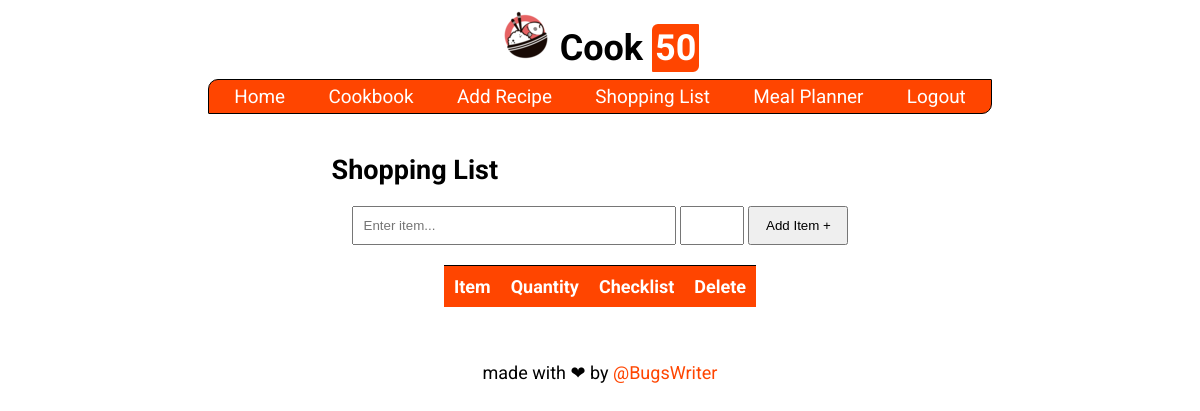
/shopping_list (signed in), run on an earlier commit of the app's database.
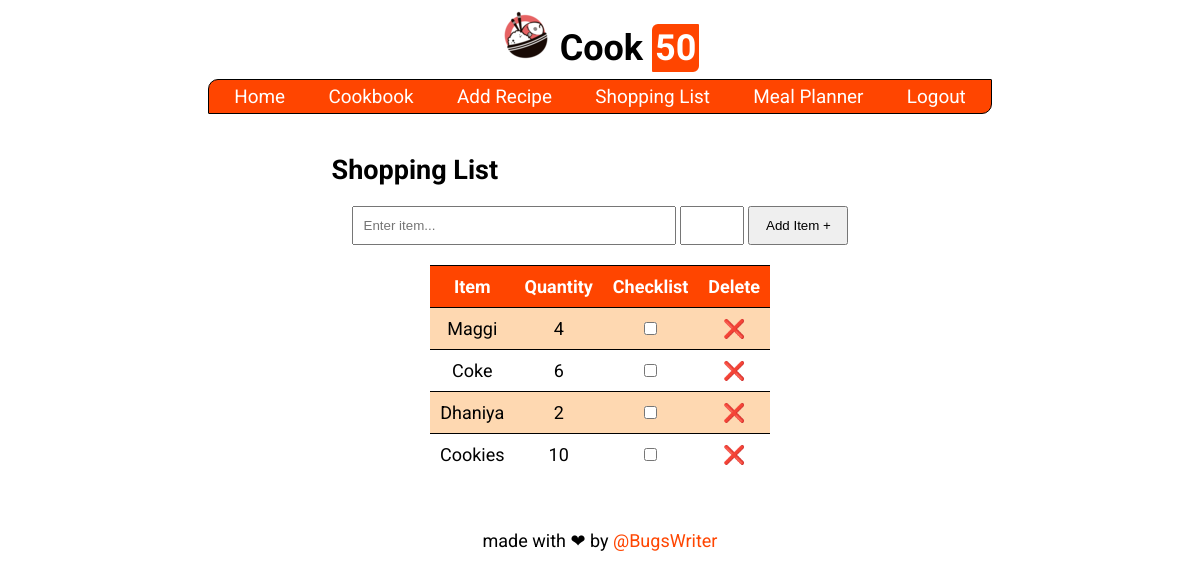
And on a later commit of the database.
### tables this page shows
CREATE TABLE shopping_list(
    item TEXT NOT NULL,
    quantity INT,
    user_id INT NOT NULL,
    FOREIGN KEY(user_id) REFERENCES user(rowid)
);

### cookpkg/routes.py (the view)
@app.route("/shopping_list", methods=["GET", "POST"])
def shopping_list():
    if not request.cookies.get("user_id"):
        return redirect(url_for('login'))
    if request.method == "POST":
        uid = request.cookies.get("user_id")
        item = request.form["item"]
        quan = request.form["quan"]
        crud_add_item(uid, item, quan)
    uid = request.cookies.get("user_id")
    sl = crud_get_item(uid)
    return render_template("shopping_list.html", sl=sl)

### cookpkg/crud.py (called while the page is built)
def crud_get_item(uid):
    conn = sqlite3.connect(DB_NAME)
    c = conn.cursor()
    sql = "SELECT rowid, * FROM shopping_list WHERE user_id={}".format(uid)
    data = []
    for row in c.execute(sql):
        data.append(list(row))
    conn.close()
    return data

### cookpkg/templates/shopping_list.html
{% extends "layout.html" %}
{% block content %}
<div class="container">
  <h2>Shopping List</h2>
  <form method="POST" class="slform">
    <input type="text" name="item" placeholder="Enter item...">
    <input type="number" name="quan">
    <input type="submit" value="Add Item +">
  </form>
  <div class="result-box">
    <table>
      <tr>
	<th>Item</th>
	<th>Quantity</th>
	<th>Checklist</th>
	<th>Delete</th>
      </tr>
      {% for item in sl %}
      <tr>
	<td>{{ item[1] }}</td>
	<td>{{ item[2] }}</td>
	<td><input type="checkbox"></td>
	<td><a href="/delete_item?id={{ item[0] }}">❌</a></td>
      </tr>
      {% endfor %}
    </table>
  </div>
</div>
{% endblock content %}

What changed in the data, as far as the page shows it:
added shopping_list: item "Maggi", quantity "4"
added shopping_list: item "Coke", quantity "6"
added shopping_list: item "Dhaniya", quantity "2"
added shopping_list: item "Cookies", quantity "10"
